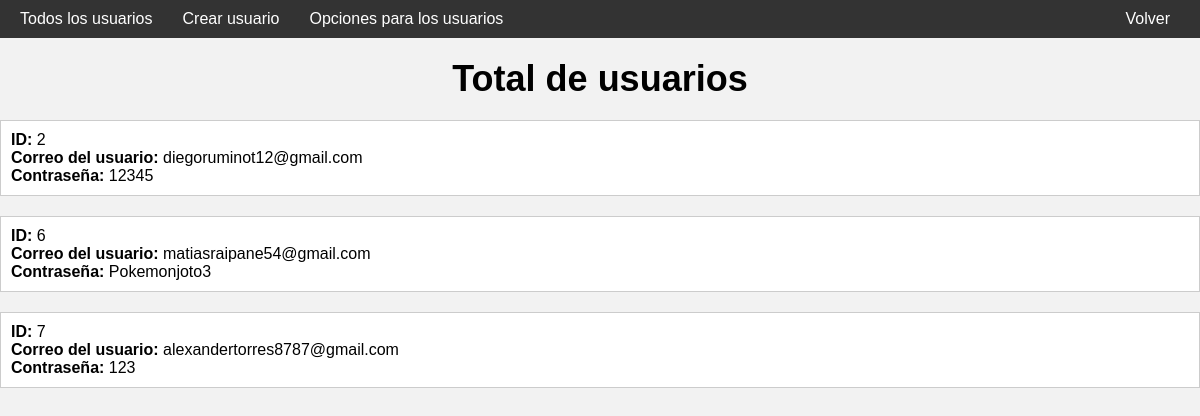
Screenshot of /usuarios/usuarios_totales/ with the database file from the repository.
### pagina_clientes/models.py (models this page shows, shortened)
class Usuario(models.Model):
    id_usuario = models.AutoField(primary_key=True)
    correo_usuario = models.CharField(max_length=50, null=False)
    contrasena_usuario = models.CharField(max_length=30, null=False)

### administrador/views.py (the view)
# urls.py: path('usuarios/usuarios_totales/',views.usuarios_totales,name="usuarios_totales"),
def usuarios_totales(request):
    usuario = Usuario.objects.all()
    context = {'usuario':usuario}
    return render(request, 'html/usuarios/usuarios_totales.html',context)

### administrador/templates/html/usuarios/usuarios_totales.html (shortened to what this page needs)
{% load static %}
<!DOCTYPE html>
<html lang="en">
<head>
    <link rel="stylesheet" href="{% static 'css/usuarios_totales.css' %}">
</head>
<body>
    <nav>
        <ul>
            <li><a href="{% url 'usuarios_totales' %}" style="text-decoration: none;">Todos los usuarios</a></li>
            <li><a href="{% url 'crear_usuario' %}" style="text-decoration: none;">Crear usuario</a></li>
            <li><a href="{% url 'opciones_usuarios' %}" style="text-decoration: none;">Opciones para los usuarios</a></li>
            <li class="right-corner" style="margin-left: auto;"><a href="{% url 'panel_administracion' %}" style="text-decoration: none;">Volver</a></li>
        </ul>
    </nav>
    <h1>Total de usuarios</h1>
    {% for user in usuario %}
    <div class="admin-box">
        <p><strong>ID:</strong> {{ user.id_usuario }}</p>
        <p><strong>Correo del usuario:</strong> {{ user.correo_usuario }}</p>
        <p><strong>Contraseña:</strong> {{ user.contrasena_usuario }}</p>
    </div>
    {% endfor %}
</body>

### administrador/static/css/usuarios_totales.css (style rules this page uses)
body { background-color: #f2f2f2; font-family: Arial, sans-serif; margin: 0; padding: 0; }
nav { background-color: #333; padding: 10px; }
nav ul { list-style: none; margin: 0; padding: 0; display: flex; }
nav ul li { margin-right: 10px; }
nav ul li a { color: #fff; text-decoration: none; padding: 5px 10px; }
h1 { text-align: center; font-size: 36px; margin: 20px 0; }
.admin-box { background-color: #fff; border: 1px solid #ccc; padding: 10px; margin-bottom: 20px; }
.admin-box p { margin: 0; }
.admin-box strong { font-weight: bold; }
a { color: #337ab7; text-decoration: none; }

### rows the page displays
Usuario: id_usuario "2", correo_usuario "diegoruminot12@gmail.com", contrasena_usuario "12345"
Usuario: id_usuario "6", correo_usuario "matiasraipane54@gmail.com", contrasena_usuario "Pokemonjoto3"
Usuario: id_usuario "7", correo_usuario "alexandertorres8787@gmail.com", contrasena_usuario "123"
